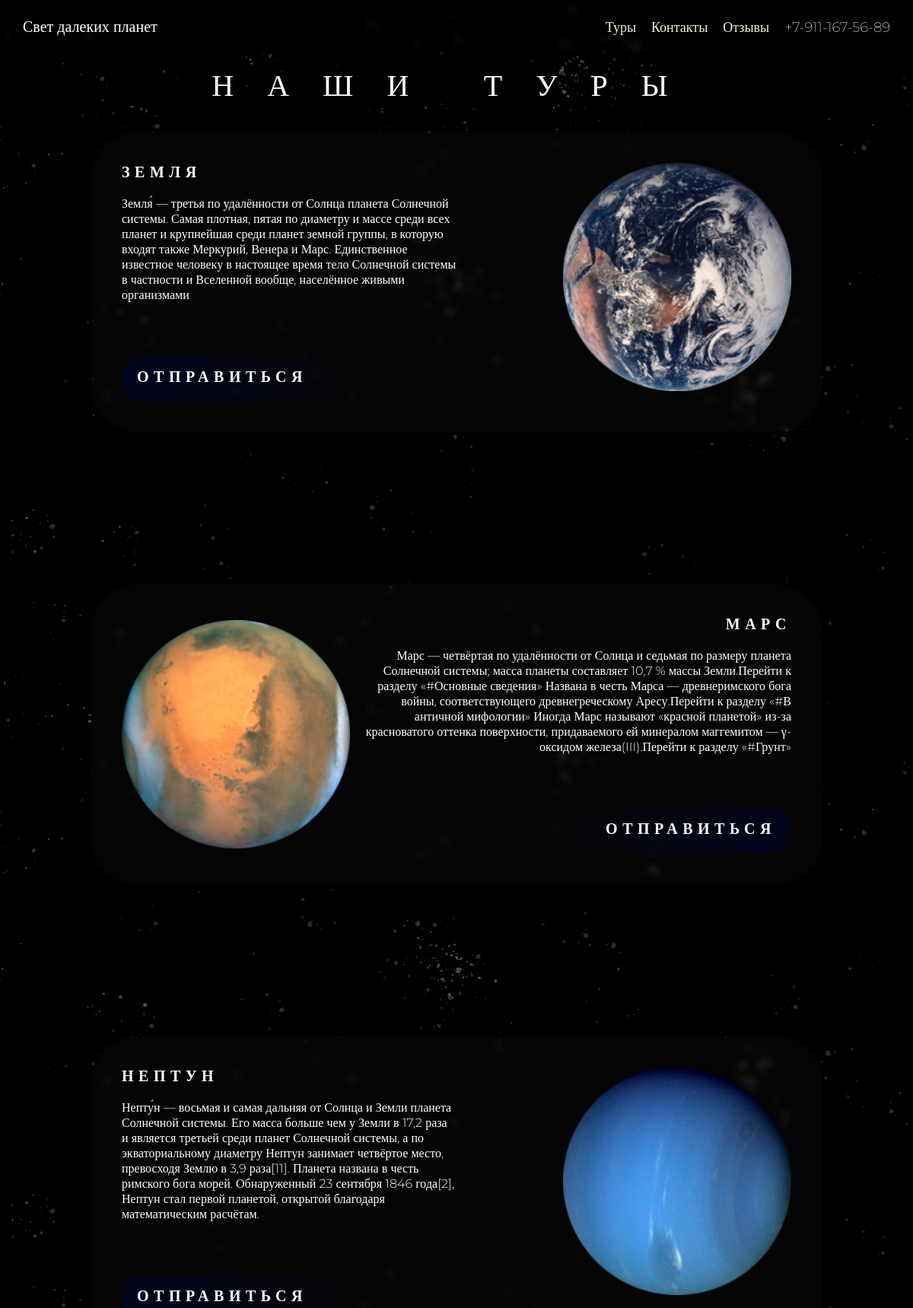
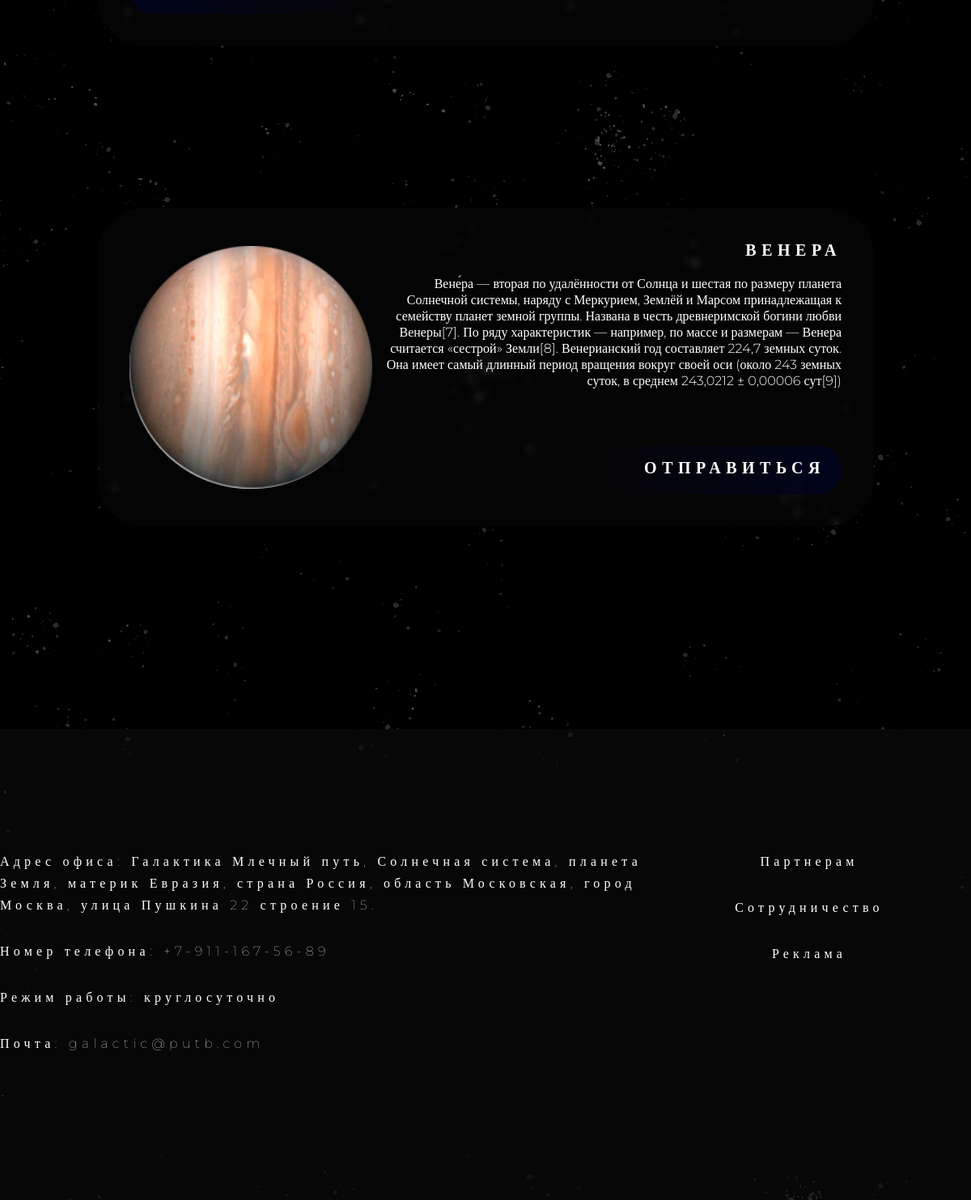
Screenshot of /our-tours.php with the database file from the repository (2 pictures, top to bottom).
### tables this page shows
CREATE TABLE `planet` (
  `id` int(10) NOT NULL,
  `name` varchar(10) DEFAULT NULL,
  `shot_discription` text,
  `long_discription_1` text NOT NULL,
  `long_discription_2` text NOT NULL,
  `long_discription_3` text NOT NULL,
  `long_discription_4` text NOT NULL,
  `planet_image` varchar(10) NOT NULL
);

### our-tours.php (the view, shortened to what this page needs)
<?php
require_once "php/db.php";
$query = "SELECT *  FROM planet";
$req = mysqli_query($connection, $query);
$data_from_db = [];
while ($result = mysqli_fetch_assoc($req)) {
    $data_from_db[] = $result;
}
?>
<!DOCTYPE html>
<html lang="ru">
<head>
    <link rel="stylesheet" href="scss/header-footer.css">
    <link rel="stylesheet" href="scss/our-tours.css">
</head>
<body>
    <div class="content">
        <div class="wrapper">
            <?php require_once "php/blocks/header.php" ?>
            <div class="main-content">
                <div class="container">
                    <div class="heading">
                        <div class="text">
                            Наши туры
                        </div>
                    </div>
                    <?php foreach ($data_from_db as $planet) {
                    ?>
                        <div class="planet-cart">
                            <div class="information">
                                <div class="under-text">
                                    <?= $planet['name'] ?>
                                </div>
                                <div class="bottom-text">
                                    <?= $planet['shot_discription'] ?>
                                </div>
                                <div class="button-for-cart-planet">
                                    <div class="text-for-button">
                                        <a href="/about-planet.php?id=<?= $planet['id'] ?>">Отправиться</a>
                                    </div>
                                </div>
                            </div>
                            <div class="planeta">
                                <img src="img/planets_image/<?= $planet['planet_image'] ?>.png" alt="">
                            </div>
                        </div>
                    <?php
                    }
                    ?>
                </div>
            </div>
            <?php require_once "php/blocks/footer.php" ?>
        </div>
    </div>
</body>
</html>

### php/blocks/header.php (shortened to what this page needs)
<header>
    <div class="header">
        <div class="header__container">
            <a href="/index.php" class="header__logo">Свет далеких планет</a>
            <div class="header__menu menu">
                <div class="menu__body">
                    <ul class="menu__list">
                        <li><a data-goto=".page__section_1" href="/our-tours.php" class="menu__link">Туры</a></li>
                        <li><a data-goto=".footer" href="#" class="menu__link">Контакты</a></li>
                        <li><a data-goto=".page__section_3" href="#" class="menu__link">Отзывы</a></li>
                        <li><a href="">+7-911-167-56-89</a></li>
                    </ul>
                </div>
            </div>
        </div>
    </div>
</header>

### php/blocks/footer.php
<footer>
    <div class="container">
        <div class="footer">
            <div class="left-text">
                <p>Адрес офиса: Галактика Млечный путь, Солнечная система, планета Земля, материк Евразия,
                    страна Россия, область Московская, город Москва, улица Пушкина 22 строение 15. </p>
                <p>Номер телефона: +7-911-167-56-89</p>
                <p>Режим работы: круглосуточно</p>
                <p>Почта: galactic@putb.com</p>
            </div>
            <div class="right-text">
                <nav>
                    <li><a href="">Партнерам</a></li>
                    <li><a href="">Сотрудничество</a></li>
                    <li><a href="">Реклама</a></li>
                </nav>
            </div>
        </div>
    </div>
</footer>

### scss/header-footer.css (style rules this page uses)
* { margin: 0; padding: 0; }
.content { width: 100%; }
.container { max-width: 1200px; margin: 0 auto; }
html, body { height: 100%; line-height: 1; font-size: 16px; }
header { position: fixed; top: 0; left: 0; width: 100%; z-index: 10; background: rgba(0, 0, 0, 0.2); -webkit-backdrop-filter: blur(5px); backdrop-filter: blur(5px); font-family: 'Montserrat'; font-style: normal; font-weight: 200; font-size: 20px; line-height: 24px; color: #FFFFFF; }
.header__container { max-width: 1200px; margin: 0 auto; display: -webkit-box; display: -ms-flexbox; display: flex; padding: 0 30px; -webkit-box-align: center; -ms-flex-align: center; align-items: center; -webkit-box-pack: justify; -ms-flex-pack: justify; justify-content: space-between; min-height: 70px; }
.header__logo { position: relative; z-index: 5; text-decoration: none; color: #fff; }
.menu__list > li { position: relative; margin: 0 0 0 20px; }
.menu__list a { color: antiquewhite; font-size: 18px; text-decoration: none; }
.menu__list li { list-style: none; }
@media (min-width: 767px) { .menu__list { display: -webkit-box; display: -ms-flexbox; display: flex; -webkit-box-align: center; -ms-flex-align: center; align-items: center; } }
@media (min-width: 767px) { .menu__list > li { padding: 10px 0; } }
footer { width: 100%; margin-top: 250px; padding: 50px 0; background: rgba(128, 128, 128, 0.05); -webkit-backdrop-filter: blur(50px); backdrop-filter: blur(50px); }
footer .footer { width: 100%; max-width: 1700px; margin: 100px auto; font-family: Montserrat; font-style: normal; font-weight: 100; font-size: 16px; line-height: 27px; letter-spacing: 0.325em; color: #FFFFFF; }
@media (min-width: 1200px) { footer .footer { display: -ms-grid; display: grid; -ms-grid-columns: 1fr 1fr; grid-template-columns: 1fr 1fr; } }
@media (min-width: 1200px) { footer .footer .left-text { margin: 0 auto; width: 800px; } }
@media (min-width: 1200px) { footer .footer .right-text { margin: 0 auto; } }
@media (max-width: 1200px) { footer .footer .right-text { text-align: center; width: 210px; margin: 0 auto; } }
footer .footer p { margin-bottom: 30px; }
footer .footer nav li { list-style: none; margin-bottom: 30px; }
footer .footer nav li a { color: #FFFFFF; text-decoration: none; }

### rows the page displays
planet: name "ЗЕМЛЯ", shot_discription "Земля́ — третья по удалённости от Солнца планета Солнечной системы. Самая плотная, пятая по диаметру и массе среди всех планет и крупнейшая среди планет земной группы, в которую входят также Меркурий, Венера и Марс. Единственное известное человеку в настоящее время тело Солнечной системы в частности и Вселенной вообще, населённое живыми организмами", planet_image (picture)
planet: name "МАРС", shot_discription "Марс — четвёртая по удалённости от Солнца и седьмая по размеру планета Солнечной системы; масса планеты составляет 10,7 % массы Земли.Перейти к разделу «#Основные сведения» Названа в честь Марса — древнеримского бога войны, соответствующего древнегреческому Аресу.Перейти к разделу «#В античной мифологии» Иногда Марс называют «красной планетой» из-за красноватого оттенка поверхности, придаваемого ей минералом маггемитом — γ-оксидом железа(III).Перейти к разделу «#Грунт»", planet_image (picture)
planet: name "НЕПТУН", shot_discription "Непту́н — восьмая и самая дальняя от Солнца и Земли планета Солнечной системы. Его масса больше чем у Земли в 17,2 раза и является третьей среди планет Солнечной системы, а по экваториальному диаметру Нептун занимает четвёртое место, превосходя Землю в 3,9 раза[11]. Планета названа в честь римского бога морей. Обнаруженный 23 сентября 1846 года[2], Нептун стал первой планетой, открытой благодаря математическим расчётам.", planet_image (picture)
planet: name "ВЕНЕРА", shot_discription "Вене́ра — вторая по удалённости от Солнца и шестая по размеру планета Солнечной системы, наряду с Меркурием, Землёй и Марсом принадлежащая к семейству планет земной группы. Названа в честь древнеримской богини любви Венеры[7]. По ряду характеристик — например, по массе и размерам — Венера считается «сестрой» Земли[8]. Венерианский год составляет 224,7 земных суток. Она имеет самый длинный период вращения вокруг своей оси (около 243 земных суток, в среднем 243,0212 ± 0,00006 сут[9])", planet_image (picture)
